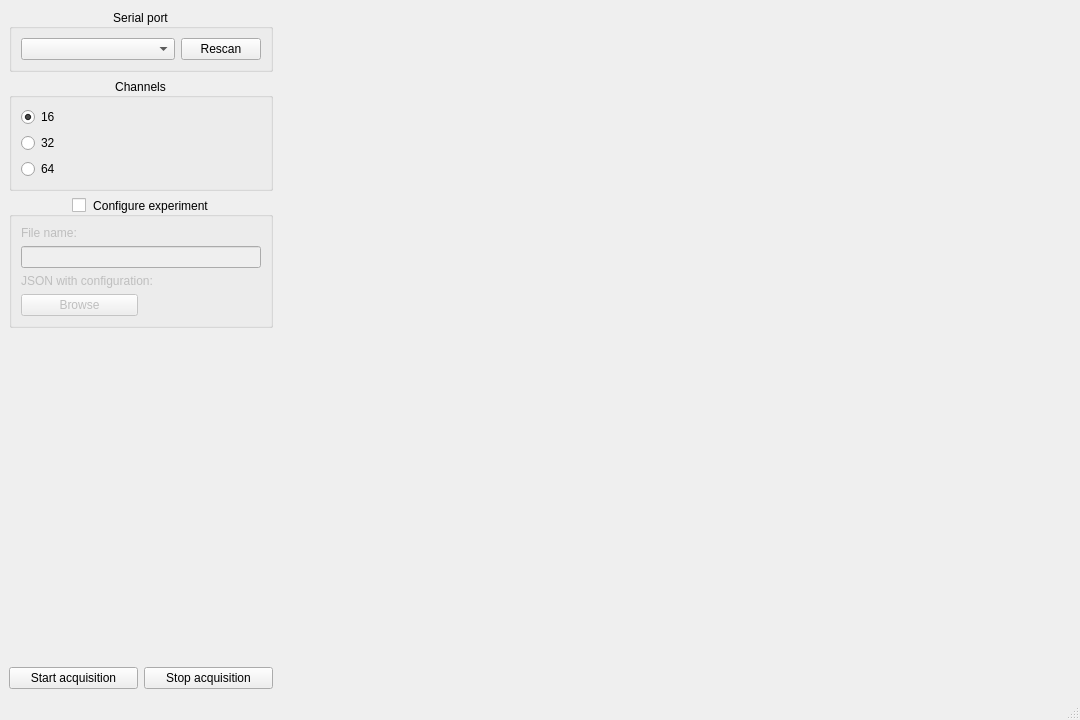
<?xml version="1.0" encoding="UTF-8"?>
<ui version="4.0">
 <class>MainWindow</class>
 <widget class="QMainWindow" name="MainWindow">
  <property name="geometry">
   <rect>
    <x>0</x>
    <y>0</y>
    <width>1080</width>
    <height>720</height>
   </rect>
  </property>
  <property name="minimumSize">
   <size>
    <width>1080</width>
    <height>720</height>
   </size>
  </property>
  <property name="windowTitle">
   <string>sEMG Acquisition GUI</string>
  </property>
  <widget class="QWidget" name="centralwidget">
   <layout class="QHBoxLayout" name="horizontalLayout" stretch="1,3">
    <item>
     <layout class="QVBoxLayout" name="verticalLayout">
      <item>
       <widget class="QGroupBox" name="serialPortsGroupBox">
        <property name="title">
         <string>Serial port</string>
        </property>
        <property name="alignment">
         <set>Qt::AlignCenter</set>
        </property>
        <layout class="QHBoxLayout" name="horizontalLayout_2" stretch="3,1">
         <item>
          <widget class="QComboBox" name="serialPortsComboBox">
           <property name="toolTip">
            <string>List of available serial ports</string>
           </property>
          </widget>
         </item>
         <item>
          <widget class="QPushButton" name="rescanSerialPortsButton">
           <property name="toolTip">
            <string>Refresh list of available serial ports</string>
           </property>
           <property name="text">
            <string>Rescan</string>
           </property>
          </widget>
         </item>
        </layout>
       </widget>
      </item>
      <item>
       <widget class="QGroupBox" name="channelsGroupBox">
        <property name="title">
         <string>Channels</string>
        </property>
        <property name="alignment">
         <set>Qt::AlignCenter</set>
        </property>
        <layout class="QVBoxLayout" name="verticalLayout_2">
         <item>
          <widget class="QRadioButton" name="radioButton">
           <property name="text">
            <string>16</string>
           </property>
           <property name="checked">
            <bool>true</bool>
           </property>
          </widget>
         </item>
         <item>
          <widget class="QRadioButton" name="radioButton_2">
           <property name="text">
            <string>32</string>
           </property>
          </widget>
         </item>
         <item>
          <widget class="QRadioButton" name="radioButton_3">
           <property name="text">
            <string>64</string>
           </property>
          </widget>
         </item>
        </layout>
       </widget>
      </item>
      <item>
       <widget class="QGroupBox" name="experimentGroupBox">
        <property name="title">
         <string>Configure experiment</string>
        </property>
        <property name="alignment">
         <set>Qt::AlignCenter</set>
        </property>
        <property name="checkable">
         <bool>true</bool>
        </property>
        <property name="checked">
         <bool>false</bool>
        </property>
        <layout class="QVBoxLayout" name="verticalLayout_3">
         <item>
          <widget class="QLabel" name="label">
           <property name="text">
            <string>File name:</string>
           </property>
          </widget>
         </item>
         <item>
          <widget class="QLineEdit" name="experimentTextField">
           <property name="toolTip">
            <string>If no name is provided, one based on the timestamp will be used</string>
           </property>
          </widget>
         </item>
         <item>
          <widget class="QLabel" name="label_2">
           <property name="text">
            <string>JSON with configuration:</string>
           </property>
          </widget>
         </item>
         <item>
          <layout class="QHBoxLayout" name="horizontalLayout_3">
           <item>
            <widget class="QPushButton" name="browseJSONButton">
             <property name="text">
              <string>Browse</string>
             </property>
            </widget>
           </item>
           <item>
            <widget class="QLabel" name="JSONLabel">
             <property name="text">
              <string/>
             </property>
            </widget>
           </item>
          </layout>
         </item>
        </layout>
       </widget>
      </item>
      <item>
       <spacer name="verticalSpacer">
        <property name="orientation">
         <enum>Qt::Vertical</enum>
        </property>
        <property name="sizeHint" stdset="0">
         <size>
          <width>20</width>
          <height>40</height>
         </size>
        </property>
       </spacer>
      </item>
      <item>
       <layout class="QHBoxLayout" name="horizontalLayout_5">
        <item>
         <widget class="QPushButton" name="startAcquisitionButton">
          <property name="text">
           <string>Start acquisition</string>
          </property>
         </widget>
        </item>
        <item>
         <widget class="QPushButton" name="stopAcquisitionButton">
          <property name="text">
           <string>Stop acquisition</string>
          </property>
         </widget>
        </item>
       </layout>
      </item>
     </layout>
    </item>
    <item>
     <widget class="PlotWidget" name="graphWidget" native="true"/>
    </item>
   </layout>
  </widget>
  <widget class="QMenuBar" name="menubar">
   <property name="geometry">
    <rect>
     <x>0</x>
     <y>0</y>
     <width>1080</width>
     <height>30</height>
    </rect>
   </property>
  </widget>
  <widget class="QStatusBar" name="statusbar"/>
 </widget>
 <customwidgets>
  <customwidget>
   <class>PlotWidget</class>
   <extends>QWidget</extends>
   <header>pyqtgraph</header>
   <container>1</container>
  </customwidget>
 </customwidgets>
 <resources>
  <include location="resources.qrc"/>
 </resources>
 <connections/>
</ui>
